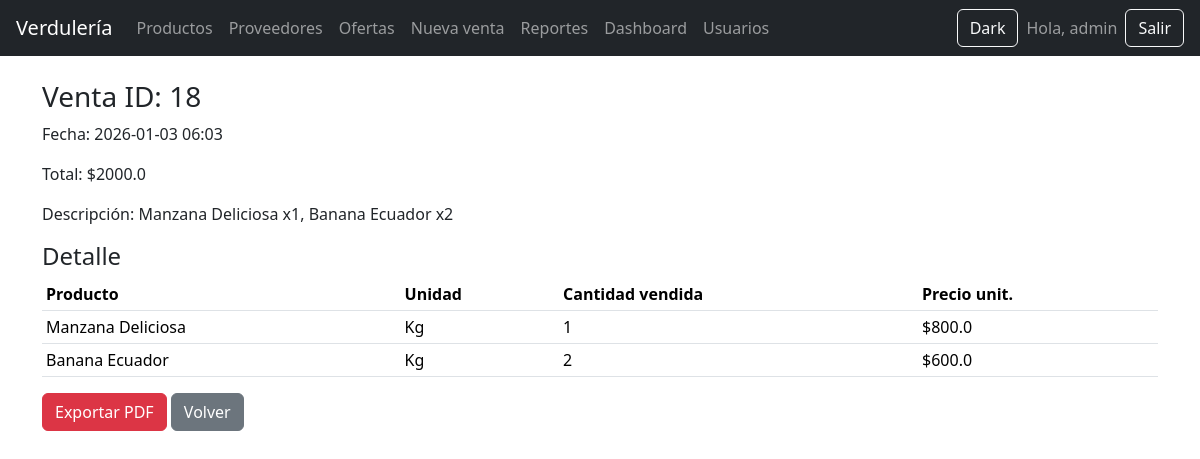
Page /reportes/venta/18 (signed in) on the committed database.
### tables this page shows
CREATE TABLE ventas (
        id INTEGER PRIMARY KEY AUTOINCREMENT,
        fecha TEXT NOT NULL,
        total REAL NOT NULL
    );

CREATE TABLE detalle_ventas (
        id INTEGER PRIMARY KEY AUTOINCREMENT,
        venta_id INTEGER NOT NULL,
        producto_id INTEGER NOT NULL,
        cantidad INTEGER NOT NULL,
        subtotal REAL NOT NULL,
        FOREIGN KEY (venta_id) REFERENCES ventas(id),
        FOREIGN KEY (producto_id) REFERENCES productos(id)
    );

CREATE TABLE productos (
        id INTEGER PRIMARY KEY AUTOINCREMENT,
        nombre TEXT NOT NULL,
        precio REAL NOT NULL,
        stock INTEGER NOT NULL DEFAULT 0,
        categoria_id INTEGER,
        unidad_id INTEGER,
        FOREIGN KEY (categoria_id) REFERENCES categorias(id),
        FOREIGN KEY (unidad_id) REFERENCES unidades(id)
    );

CREATE TABLE unidades (
        id INTEGER PRIMARY KEY AUTOINCREMENT,
        nombre TEXT NOT NULL UNIQUE
    );

### app/routes/reportes.py (the view)
@reportes_bp.route("/venta/<int:id>")
@login_required
def ver_venta(id):
    db = get_db()
    venta = db.execute("SELECT * FROM ventas WHERE id=?", (id,)).fetchone()
    if not venta:
        from flask import flash, redirect, url_for
        flash("Venta no encontrada", "danger")
        return redirect(url_for("reportes.index"))
    detalles = db.execute("""
        SELECT d.*, p.nombre, u.nombre as unidad
        FROM detalle_ventas d
        JOIN productos p ON d.producto_id = p.id
        LEFT JOIN unidades u ON p.unidad_id = u.id
        WHERE d.venta_id = ?
    """, (id,)).fetchall()
    descripcion = ", ".join([f"{r['nombre']} x{r['cantidad']}" for r in detalles])
    return render_template("reportes/ver_venta.html", venta=venta, detalles=detalles, descripcion=descripcion)

### app/__init__.py (called while the page is built)
def create_app():
    app = Flask(__name__)
    app.secret_key = "clave-super-secreta"
    app.register_blueprint(auth_bp)
    app.register_blueprint(productos_bp)
    app.register_blueprint(ventas_bp)
    app.register_blueprint(reportes_bp)
    app.register_blueprint(admin_bp)
    app.register_blueprint(usuarios_bp)
    app.register_blueprint(proveedores_bp)
    app.register_blueprint(ofertas_bp)
    @app.route("/")
    def index():
        return render_template("index.html")
    @app.teardown_appcontext
    def teardown_db(exception):
        close_db()
    return app

### db.py (called while the page is built)
def get_db():
    if "db" not in g:
        g.db = sqlite3.connect(DB_NAME)
        g.db.row_factory = sqlite3.Row
    return g.db

### app/templates/reportes/ver_venta.html
{% extends "base.html" %}
{% block contenido %}
<h3>Venta ID: {{ venta.id }}</h3>
<p>Fecha: {{ venta.fecha }}</p>
<p>Total: ${{ venta.total }}</p>
<p>Descripción: {{ descripcion }}</p>
<h4>Detalle</h4>
<form method="POST" action="{{ url_for('reportes.index') }}">
<table class="table table-sm">
<thead>
<tr><th>Producto</th><th>Unidad</th><th>Cantidad vendida</th><th>Precio unit.</th></tr>
</thead>
<tbody>
{% for d in detalles %}
<tr>
    <td>{{ d.nombre }}</td>
    <td>{{ d.unidad or '-' }}</td>
    <td>{{ d.cantidad }}</td>
    <td>${{ d.subtotal / d.cantidad }}</td>
</tr>
{% endfor %}
</tbody>
</table>
<div class="mt-3">
    <a href="{{ url_for('reportes.venta_pdf', id=venta.id) }}" class="btn btn-danger">Exportar PDF</a>
    <a href="{{ url_for('reportes.index') }}" class="btn btn-secondary">Volver</a>
</div>
{% endblock %}

### rows in the picture
ventas: id "18", fecha "2026-01-03 06:03", total "2000.0"
detalle_ventas: nombre "Manzana Deliciosa", nombre "Kg", cantidad "1", d.subtotal/d.cantidad "800.0"
detalle_ventas: nombre "Banana Ecuador", nombre "Kg", cantidad "2", d.subtotal/d.cantidad "600.0"

### other values in the picture
{{ session.username }} "admin"
{{ descripcion }} "Manzana Deliciosa x1, Banana Ecuador x2"
